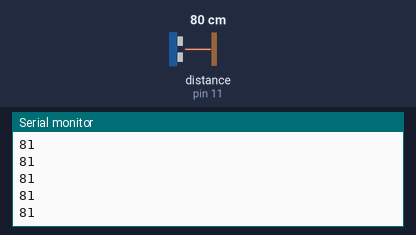
The sketch below on a simulated Arduino Uno, built with avr-gcc and run on an emulated ATmega328P. Parts: the last lines printed to the serial monitor. The inputs (shaded band) are chosen by the test bench; at power-on: distance to the obstacle (sensor on pin 11) 80 cm. The echo pulse lasts 58.3 µs per cm.

Above: at 1.2 s.
1.3 s: distance to the obstacle (sensor on pin 11) set to 2 cm
At 1.35 s:
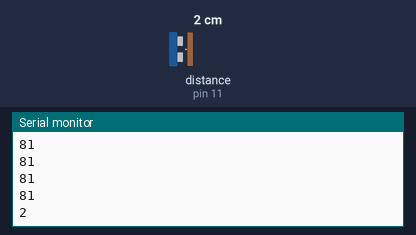
2.8 s: distance to the obstacle (sensor on pin 11) set to 4 cm
At 2.82 s:
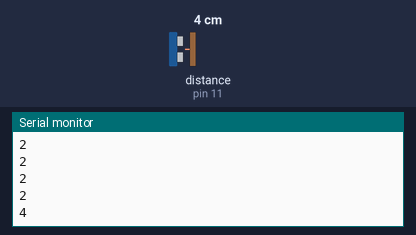
Timing chart, 0 to 5.8 s (numbered marks = the images above; inputs shaded):
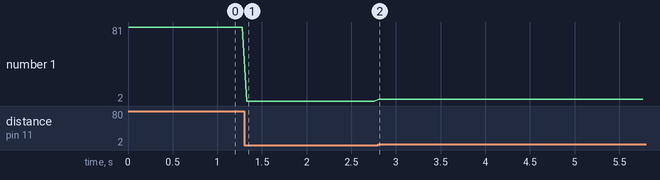

The sketch:

C_A_E_Distance_sensor_HDSR04.ino
```cpp
// (licence header left out)
#include "NewPing.h"

#define TRIGGER_PIN  12  // Arduino pin tied to trigger pin on the ultrasonic sensor.
#define ECHO_PIN     11  // Arduino pin tied to echo pin on the ultrasonic sensor.
#define MAX_DISTANCE 400 // Maximum distance we want to ping for (in centimeters). Maximum sensor distance is rated at 400-500cm.

NewPing sonar(TRIGGER_PIN, ECHO_PIN, MAX_DISTANCE); // NewPing setup of pins and maximum distance.

void setup() {
  Serial.begin(9600); // Open serial monitor at 9600 baud to see ping results.
}

void loop() {
  unsigned int uS = sonar.ping(); // Send ping, get ping time in microseconds (uS).
  if (uS > 0) {
    Serial.println(uS / US_ROUNDTRIP_CM); // Convert ping time to distance and print result (0 = outside set distance range, no ping echo)
    delay(50);  // Wait 500ms between pings (about 2 pings/sec). 29ms should be the shortest delay between pings.
  }
}
```

Measured:
- after the input at 1.3 s, the serial monitor: prints a new line at once (image 1)
- after the input at 2.8 s, the serial monitor: prints a new line at once (image 2)
- plotted number 1: 81 → 2 after the input at 1.3 s, 2 → 4 after the input at 2.8 s
